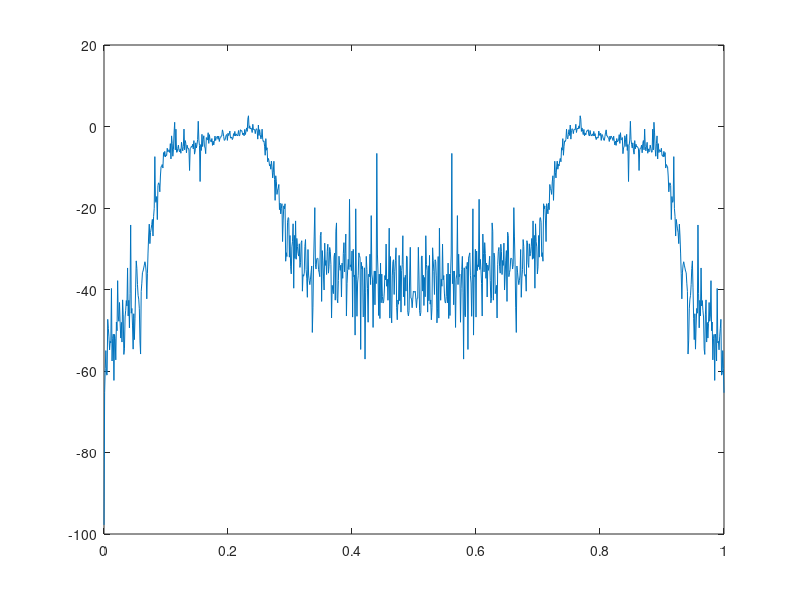

Source code (MATLAB):
%% ECE486 Lab 3 - Task 3/4
% This script tests the output of the zp2biquad() function written for Task 3. 
% The filter designed in Task 2 was split into 5 biquad sections using the
% coefficients generated by the zp2biquad() function.
%
% Authors: Jacob Allenwood, Travis Russell, Jeremiah Simonsen
% ECE 486 - Laboratory 3
% March 10, 2015

b1 = [1, 2, 1];
b2 = [1, -2, 1];
b3 = [1, 0.851559, 1];
b4 = [1, -1.90211, 1];
b5 = [1, 1.17557, 1];

a1 = [1, -0.224858, 0.36];
a2 = [1, -0.790406, 0.3844];
a3 = [1, -1.08994e-16, 0.7921];
a4 = [1, -1.50477, 0.8649];
a5 = [1, 1.15206, 0.9604];

g = 0.0264722;

x = rand(1,1001);

y1 = filter(g.*b1,a1,x);
y2 = filter(b2,a2,y1);
y3 = filter(b3,a3,y2);
y4 = filter(b4,a4,y3);
y5 = filter(b5,a5,y4);

Hf_in = fft(x);
Hf_out = fft(y5);
f = linspace(0,1,length(x));
plot(f,20*log10(abs(Hf_out./Hf_in)));
